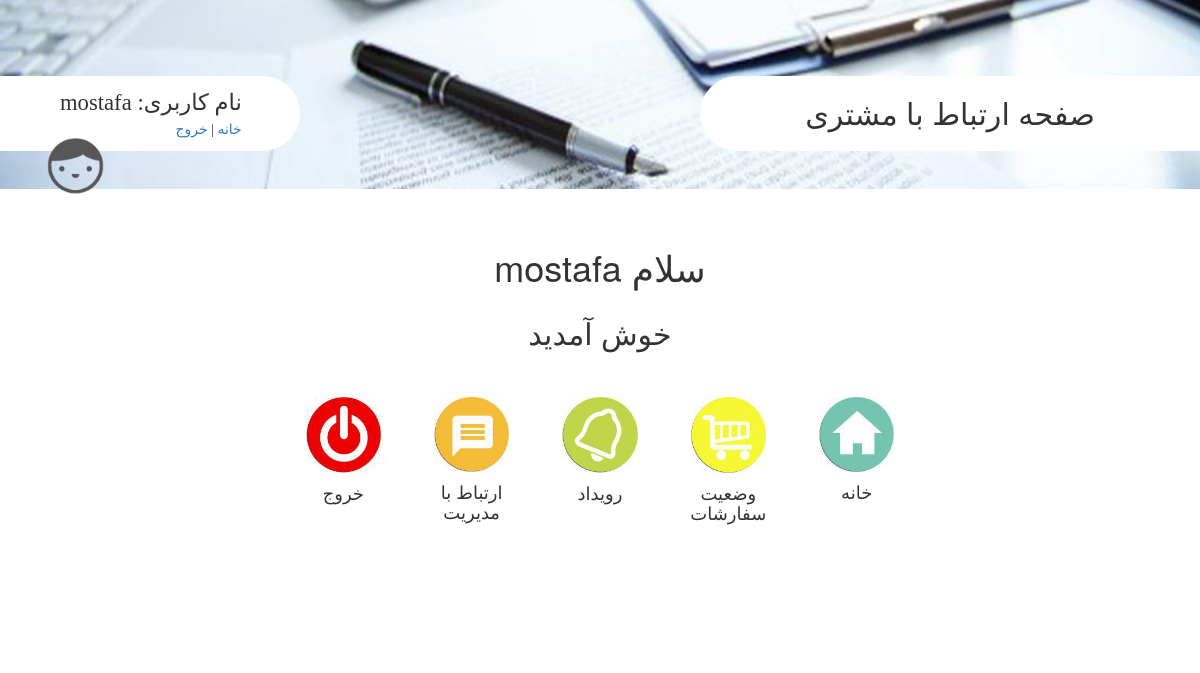
/user/homepage/ (signed in), run on an earlier commit of the app's database.
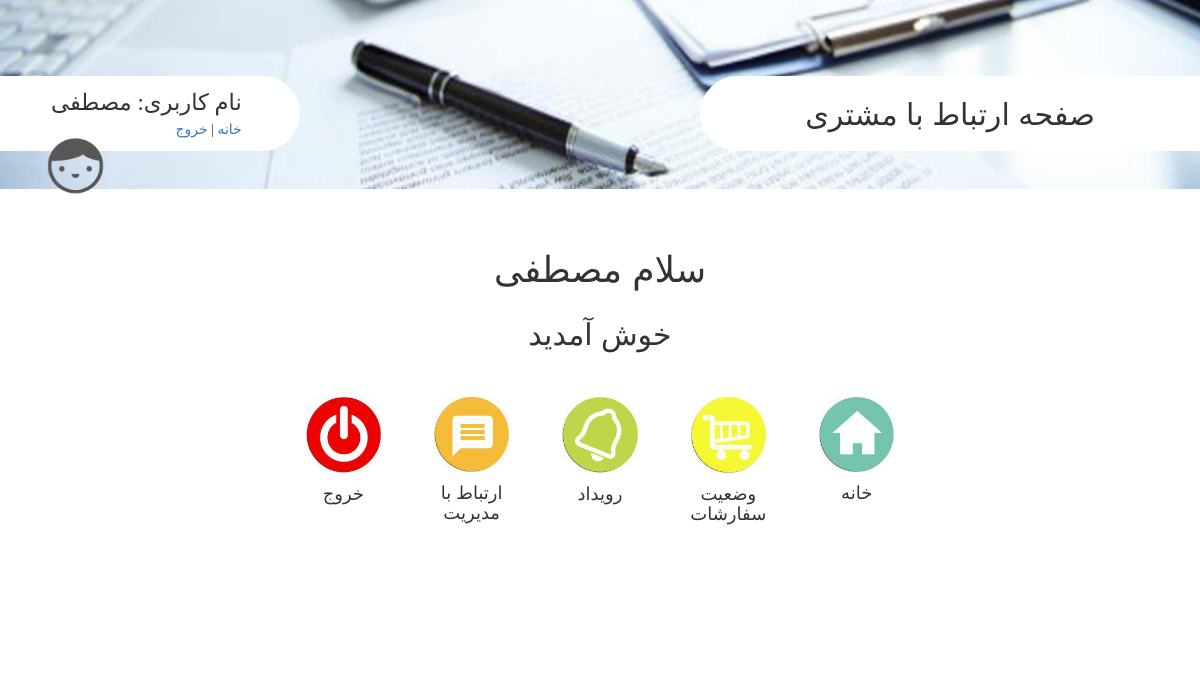
And on a later commit of the database.
### UserManager/models.py (models this page shows, shortened)
class Customer(models.Model):
    user = models.OneToOneField(User,)
    username = models.CharField(max_length=100)
    name = models.CharField(max_length=100, null=True, verbose_name='نام')
    phoneNumber = models.CharField(max_length=50, verbose_name='شماره تلفن همراه',)
    email = models.EmailField(verbose_name='ایمیل',)
    moaref = models.CharField(max_length=200, verbose_name='نام معرف',)
    workPhoneNumber = models.CharField(max_length=50, verbose_name='تلفن محل کار',)
    address = models.TextField(verbose_name='آدرس',)
    companyName = models.TextField(verbose_name='نام شرکت',)
    class Meta:
        verbose_name_plural = 'مشتری'

### UserManager/views.py (the view)
# urls.py: url(r'homepage/', view=views.homepage, name='HomepageCustomer'),
@login_required(login_url='/user/login/')
def homepage(request):
    customer = Customer.objects.get(user=request.user)
    context = {'customer':customer}
    return render(request, 'customerHomepage.html', context=context)

### templates/customerHomepage.html
{% extends 'customerBase.html' %}
{% load static %}
{% block load_style_file %}
    <link href="{% static 'css/customerHomepage.css' %}" type="text/css" rel="stylesheet">
{% endblock %}
{% block content %}
    <div id="main-content-wrapper" class="container-fluid">
        <div class="row">
            <div class="col-md-4 col-md-offset-4 center-horizontally">
                <h1 class="text-wrapper">سلام {{ customer.name }}</h1>
            </div>
        </div>
        <div class="row">
            <div class="col-md-4 col-md-offset-4 center-horizontally">
                <h2 class="text-wrapper">خوش آمدید</h2>
            </div>
        </div>
        <div class="row" id="icons-wrapper">
            <div class="container-fluid col-md-8 col-md-offset-2">
                <div class="col-md-2 col-md-offset-1">
                    <div class="icon-link-wrapper center-horizontally">
                        <a href="{% url 'Exit' %}"><img src="{% static 'img/exit.jpg' %}"></a>
                    </div>
                    <div class="text-link-wrapper center-horizontally">
                        <h4>خروج</h4>
                    </div>
                </div>
                <div class="col-md-2">
                    <div class="icon-link-wrapper center-horizontally">
                        <a href="{% url 'ContactUs' %}"><img src="{% static 'img/contact.jpg' %}"></a>
                    </div>
                    <div class="text-link-wrapper center-horizontally">
                        <h4>ارتباط با مدیریت</h4>
                    </div>
                </div>
                <div class="col-md-2">
                    <div class="icon-link-wrapper center-horizontally">
                        <a href="{% url 'ShowEvents' %}"><img src="{% static 'img/events.jpg' %}"></a>
                    </div>
                    <div class="text-link-wrapper center-horizontally">
                        <h4>رویداد</h4>
                    </div>
                </div>
                <div class="col-md-2">
                    <div class="icon-link-wrapper center-horizontally">
                        <a href="{% url 'ShowReserves' %}"><img src="{% static 'img/reserves.jpg' %}"></a>
                    </div>
                    <div class="text-link-wrapper center-horizontally">
                        <h4>وضعیت سفارشات</h4>
                    </div>
                </div>
                <div class="col-md-2">
                    <div class="icon-link-wrapper center-horizontally">
                        <a href="{% url 'ShowProfile' %}"><img src="{% static 'img/home.jpg' %}"></a>
                    </div>
                    <div class="text-link-wrapper center-horizontally">
                        <h4>خانه</h4>
                    </div>
                </div>
            </div>
        </div>
    </div>
{% endblock %}

### templates/customerBase.html (shortened to what this page needs)
<!DOCTYPE html>
{% load static %}
<html lang="en">
<head>
    <link href="{% static 'bootstrap-3.3.7-dist/css/bootstrap.min.css' %}" rel="stylesheet" type="text/css">
    <link href="{% static 'css/customer_base.css' %}" type="text/css" rel="stylesheet">
    {% block load_style_file %}
    {% endblock %}
</head>
<body>
{% block header_page %}
    <div id="header-wrapper" class="container-fluid">
        <div class="row">
            <div id="user-property-wrapper" class="col-md-3">
                <div id="container-property" class="center-vertically">
                    <div id="username-wrapper">
                        <div id="username-label-wrapper">نام کاربری:</div>
                        <div id="username-value-wrapper">{{ customer.name }}</div>
                    </div>
                    <div id="links-wrapper">
                        <div id="home-link"><a href="{% url 'HomepageCustomer' %}">خانه</a> |</div>
                        <div id="exit-link"><a href="{% url 'Exit' %}">خروج</a></div>
                    </div>
                </div>
                <div id="image-wrapper" class="center-vertically">
                    <img class="img-circle" src="{% static 'img/anonymous.png' %}">
                </div>
            </div>
            <div id="page-title-wrapper" class="col-md-5 col-md-offset-4">صفحه ارتباط با مشتری</div>
        </div>
    </div>
{% endblock %}
{% block content %}
{% endblock %}
</body>
</html>

What changed in the data, as far as the page shows it:
changed Customer: name "mostafa" → "مصطفی"
